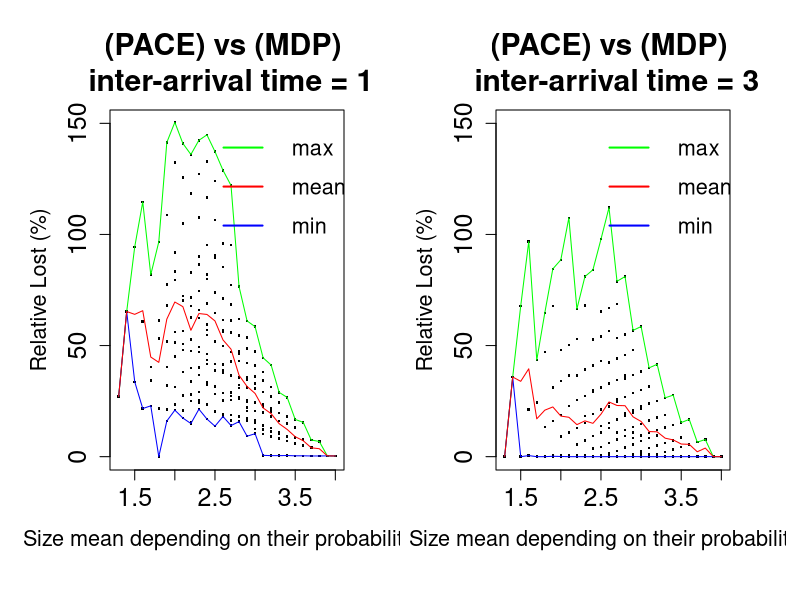
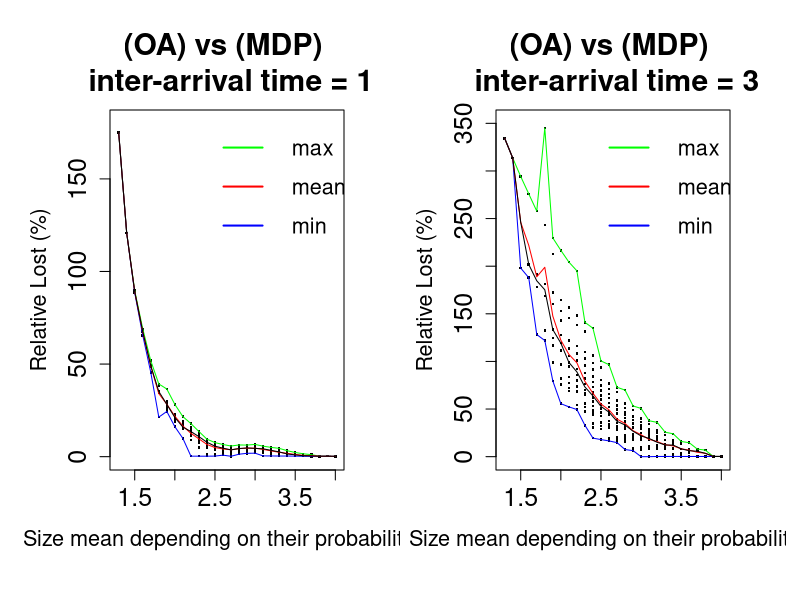

The R script that drew these images, in order:
####################  CAS taille des probas en 1/10, midmodeLorch
#DONE CAS taille des probas en 1/10, \tau(1)=1 , midMode
par(mfrow=c(1,2))
par(mar=c(5,4,4,2)+0.8,oma=rep(0.7,4))

MoyenneTaille<-c(4,3.9,3.8,3.7,3.6,3.5,3.4,3.3,3.2,3.1,3.8,3.7,3.6,3.5,3.4,3.3,3.2,3.1,3,3.6,3.5,3.4,3.3,3.2,3.1,3,2.9,3.4,3.3,3.2,3.1,3,2.9,2.8,2.7,3.2,3.1,3,2.9,2.8,2.7,3,2.9,2.8,2.7,2.6,2.5,2.8,2.7,2.6,2.5,2.4,2.6,2.5,2.4,2.4,2.3,2.2,3.7,3.6,3.5,3.4,3.3,3.2,3.1,3,2.9,3.5,3.4,3.3,3.2,3.1,3,2.9,2.8,3.3,3.2,3.1,3,2.9,2.8,2.7,2.6,3.1,3,2.9,2.8,2.7,2.6,2.5,2.9,2.8,2.7,2.6,2.5,2.4,2.7,2.6,2.5,2.4,2.3,2.5,2.4,2.3,2.3,2.2,2.1,3.4,3.3,3.2,3.1,3,2.9,2.8,2.7,3.2,3.1,3,2.9,2.8,2.7,2.6,2.5,3,2.9,2.8,2.7,2.6,2.5,2.4,2.8,2.7,2.6,2.5,2.4,2.3,2.6,2.5,2.4,2.3,2.2,2.4,2.3,2.2,2.1,2.2,2.1,2,2,1.9,1.8,3.1,3,2.9,2.8,2.7,2.6,2.5,2.4,2.9,2.8,2.7,2.6,2.5,2.4,2.3,2.7,2.6,2.5,2.4,2.3,2.2,2.5,2.4,2.3,2.2,2.1,2.3,2.2,2.1,2.1,2,1.9,2.8,2.7,2.6,2.5,2.4,2.3,2.6,2.5,2.4,2.3,2.2,2.1,2.4,2.3,2.2,2.1,2,2.2,2.1,2,2,1.9,1.8,2.5,2.4,2.3,2.2,2.1,2,2.3,2.2,2.1,2,1.9,2.1,2,1.9,1.9,1.8,1.7,2.2,2.1,2,1.9,2,1.9,1.8,1.8,1.7,1.6,1.9,1.8,1.7,1.7,1.6,1.5,1.6,1.5,1.4,1.3)
#LorchvsMDP<-c(0.307982,0.358581,0.320325,0.309954,0.394143,0.383246,0.512147,0.466444,0.466405,0.59797,6.84385,7.50067,7.83155,8.58124,9.36479,10.1264,11.2143,12.2339,12.506,15.4432,16.7437,18.1395,19.595,21.6867,23.4375,24.2788,22.1167,26.6563,28.9242,31.3078,34.1661,36.1531,35.6202,32.2254,122.046,41.2118,44.4921,47.2348,48.6323,47.6129,95.2165,58.4758,61.0812,61.9881,61.278,85.4311,106.472,76.5435,77.2588,56.4038,73.9718,95.1586,96.0136,41.6252,59.3995,23.2107,40.1471,15.3292,4.15504,4.97504,6.00706,7.04232,8.07987,9.1757,10.2748,10.3331,9.20968,13.215,14.832,16.0549,18.1574,19.806,20.6586,20.5089,18.2607,24.3223,27.0095,29.1209,30.6733,31.1248,30.804,28.9131,128.874,38.1345,40.9929,42.2471,43.0344,42.7298,41.4451,123.962,53.6493,54.6077,55.7801,57.0428,90.536,116.538,68.4231,71.1467,73.6196,79.9175,107.678,89.3068,43.6091,65.9957,24.3554,47.4964,20.6905,9.17194,11.116,12.8696,14.2614,15.2212,16.2093,15.7503,14.0031,20.2545,22.488,24.1674,24.8379,25.9036,25.404,25.1277,137.305,32.8663,34.6479,35.6239,36.5533,37.6727,38.7052,132.718,46.3866,47.1959,49.8589,51.6309,54.7463,127.279,61.4499,64.5662,68.8158,86.419,118.499,81.9027,90.0192,71.5385,104.752,27.9141,50.6621,83.3372,20.929,51.926,-0.0210914,14.0169,16.2202,17.158,18.0447,18.8116,19.1185,20.2849,144.817,25.2268,26.7265,27.3753,28.5904,31.6104,33.3763,142.378,36.6415,38.7087,41.6486,46.1195,49.3145,135.991,51.8979,56.9902,62.4662,67.756,125.582,74.562,82.7705,72.3328,104.822,51.2715,21.1753,15.8873,16.2389,18.0806,20.4014,23.6069,25.4788,25.4863,28.3086,32.4514,36.8041,39.8133,140.947,41.6508,47.01,52.8067,56.441,132.445,62.568,70.2804,79.4648,91.7723,108.83,21.7843,13.7112,16.9368,21.37,25.094,27.6045,150.46,29.2062,33.7391,38.1763,45.0421,141.415,47.9375,56.108,68.0874,77.4773,96.6523,22.8669,14.9159,17.3815,23.4027,31.943,31.2877,40.2387,53.2582,61.2009,81.8704,114.616,16.0355,21.7103,34.2382,40.3784,60.8113,94.3998,21.654,33.6861,65.3136,27.0745)
LorchvsMDP<-c(0.307982,0.358581,0.320325,0.309954,0.394143,0.383246,0.512147,0.466444,0.466405,0.59797,6.84385,7.50067,7.83155,8.58124,9.36479,10.1264,11.2143,12.2339,12.506,15.4432,16.7437,18.1395,19.595,21.6867,23.4375,24.2788,22.1167,26.6563,28.9242,31.3078,34.1661,36.1531,35.6202,32.2254,122.046,41.2118,44.4921,47.2348,48.6323,47.6129,95.2165,58.4758,61.0812,61.9881,61.278,85.4311,106.472,76.5435,77.2588,56.4038,73.9718,95.1586,96.0136,41.6252,59.3995,23.2107,40.1471,15.3292,4.15504,4.97504,6.00706,7.04232,8.07987,9.1757,10.2748,10.3331,9.20968,13.215,14.832,16.0549,18.1574,19.806,20.6586,20.5089,18.2607,24.3223,27.0095,29.1209,30.6733,31.1248,30.804,28.9131,128.874,38.1345,40.9929,42.2471,43.0344,42.7298,41.4451,123.962,53.6493,54.6077,55.7801,57.0428,90.536,116.538,68.4231,71.1467,73.6196,79.9175,107.678,89.3068,43.6091,65.9957,24.3554,47.4964,20.6905,9.17194,11.116,12.8696,14.2614,15.2212,16.2093,15.7503,14.0031,20.2545,22.488,24.1674,24.8379,25.9036,25.404,25.1277,137.305,32.8663,34.6479,35.6239,36.5533,37.6727,38.7052,132.718,46.3866,47.1959,49.8589,51.6309,54.7463,127.279,61.4499,64.5662,68.8158,86.419,118.499,81.9027,90.0192,71.5385,104.752,27.9141,50.6621,83.3372,20.929,51.926,0,14.0169,16.2202,17.158,18.0447,18.8116,19.1185,20.2849,144.817,25.2268,26.7265,27.3753,28.5904,31.6104,33.3763,142.378,36.6415,38.7087,41.6486,46.1195,49.3145,135.991,51.8979,56.9902,62.4662,67.756,125.582,74.562,82.7705,72.3328,104.822,51.2715,21.1753,15.8873,16.2389,18.0806,20.4014,23.6069,25.4788,25.4863,28.3086,32.4514,36.8041,39.8133,140.947,41.6508,47.01,52.8067,56.441,132.445,62.568,70.2804,79.4648,91.7723,108.83,21.7843,13.7112,16.9368,21.37,25.094,27.6045,150.46,29.2062,33.7391,38.1763,45.0421,141.415,47.9375,56.108,68.0874,77.4773,96.6523,22.8669,14.9159,17.3815,23.4027,31.943,31.2877,40.2387,53.2582,61.2009,81.8704,114.616,16.0355,21.7103,34.2382,40.3784,60.8113,94.3998,21.654,33.6861,65.3136,27.0745)
#plot(OAvsMDP~MoyenneTaille,pch=19,cex.lab =tailleLegend, cex.axis=1.5, cex =2.5,lwd = 4, ylab="Relative Gain (%)", xlab="Size mean depending on their probabilities")
# CALCUL DU MAX ET DU MIN
#iterVal<-seq(min(MoyenneTaille),max(MoyenneTaille),by=0.1);
borne<-(max(MoyenneTaille)-min(MoyenneTaille))*10
iterVal<-NULL
for (i in 0:borne) {
  iterVal<-c(iterVal,(13+i)/10)
}
ValueMin<-NULL;ValueMax<-NULL;ValueMean<-NULL;ValueMedian<-NULL;
for (i in iterVal) {
  print(i)
  print(which(MoyenneTaille==i))
  ValueMin<-c(ValueMin,min(LorchvsMDP[which(MoyenneTaille==i)]));
  ValueMax<-c(ValueMax,max(LorchvsMDP[which(MoyenneTaille==i)]));
  ValueMean<-c(ValueMean,mean(LorchvsMDP[which(MoyenneTaille==i)]));
  ValueMedian<-c(ValueMedian,median(LorchvsMDP[which(MoyenneTaille==i)]));
}

OAvsMDP<-c(0,0.00342329,0.0178799,0.00344735,0.0102902,-0,0.0191104,-0,0.014667,0.0116066,7.72233,6.52951,5.40449,4.42456,3.27797,2.16733,1.04165,0.863686,0.881668,16.7756,15.3454,14.3199,13.1119,12.0169,10.6897,9.6013,8.46526,27.699,26.4849,24.9928,23.8344,22.5845,21.0872,19.7432,-0,41.5727,39.9807,38.3921,36.6672,35.2315,-0,58.5617,56.8424,54.927,53.4939,0.0694544,0.451792,81.0422,78.9312,-0,0.246435,0.0359789,112.066,0.040858,-0,0.227933,-0,0.782864,0.0673736,-0,0.127185,0.193884,0.0584304,-0,-0,0.0622597,0.140375,8.53772,7.28449,6.03943,4.92319,3.87042,2.41398,1.15881,-0,18.7067,17.6446,16.2083,14.6552,13.3942,11.9178,10.8551,0.316998,31.5944,29.9681,28.5699,26.9004,25.6146,24.1244,0.323372,47.9068,45.8596,44.2687,42.4569,0.369922,-0,68.6134,66.9518,65.2789,0.349783,-0,97.84,-0,-0,0.0628716,-0,0.208401,-0,0.0308217,0.0813016,0.206338,-0,0.031272,-0,0.0475849,9.50757,8.32023,7.16031,5.4468,4.23221,2.6595,1.44765,0.137386,21.5157,19.8881,18.413,16.682,15.1565,13.7772,-0,36.468,34.409,32.8576,31.1172,29.3488,0.215094,56.445,54.1601,52.7831,0.0467817,0.428141,84.106,81.0377,0.317424,0.719951,-0,0.193851,0.66546,0.0838295,0.16595,0.0137696,0.0153621,0.143562,0.227807,0.0479989,0.170806,0.0422403,0.263643,-0,10.9483,9.24664,7.75463,6.25118,4.41095,3.60249,0.489705,24.8845,22.66,21.3362,19.1643,18.3079,-0,43.1358,40.9644,39.1135,36.4309,0.10153,68.1044,66.4324,-0,107.478,0.301298,0.301114,-0,0.100963,0.155188,0.297476,0.140212,0.390621,12.8408,10.9427,9.37187,7.18277,5.47005,0.319404,29.76,27.3303,25.4123,22.9097,0.271362,52.9376,50.2574,47.9305,88.6079,84.4955,0.306869,-0,0.171109,0.259162,0.442257,0.169326,0.526249,15.2533,12.8867,10.9806,9.15116,0.497027,36.5054,33.9924,31.231,67.8361,64.6941,0.209601,0.305439,0.573593,0.624248,0.39354,18.7583,16.0869,13.308,47.1927,43.4655,96.8346,0.442065,-0,-0,24.4341,21.287,67.8085,0.485661,-0,35.8337,0.123415)
ValueMinOA<-NULL;ValueMaxOA<-NULL;ValueMeanOA<-NULL;ValueMedianOA<-NULL;
for (i in iterVal) {
  print(i)
  print(which(MoyenneTaille==i))
  ValueMinOA<-c(ValueMinOA,min(OAvsMDP[which(MoyenneTaille==i)]));
  ValueMaxOA<-c(ValueMaxOA,max(OAvsMDP[which(MoyenneTaille==i)]));
  ValueMeanOA<-c(ValueMeanOA,mean(OAvsMDP[which(MoyenneTaille==i)]));
  ValueMedianOA<-c(ValueMedianOA,median(OAvsMDP[which(MoyenneTaille==i)]));
}

tailleLegend<-1.3;

plot(LorchvsMDP~MoyenneTaille,pch=".",ylim=c(0,150),main="(PACE) vs (MDP) \n inter-arrival time = 1",cex.main=tailleLegend+0.5,cex.lab =tailleLegend, col="black", cex.axis=1.5, cex =2.5,lwd = 1, ylab="Relative Lost (%)", xlab="Size mean depending on their probabilities")
lines(iterVal,ValueMax,col='green')
lines(iterVal,ValueMin,col='blue')
lines(iterVal,ValueMean,col='red')
#lines(iterVal,ValueMedian,col='black')
cols<-c("green","red","blue");
legend("topright", c("max","mean","min"),col=cols[1:6],bty="n",cex=tailleLegend,x.intersp = 1.5, y.intersp = 1.5,text.width=0.5,inset=c(0.01,0.01*1.41), pt.lwd=4, lty=1,lwd=2)

plot(OAvsMDP~MoyenneTaille,ylim=c(0,150),pch=".",main="(PACE) vs (MDP) \n inter-arrival time = 3",cex.main=tailleLegend+0.5,cex.lab =tailleLegend, col="black", cex.axis=1.5, cex =2.5,lwd = 1, ylab="Relative Lost (%)", xlab="Size mean depending on their probabilities")
lines(iterVal,ValueMaxOA,col='green')
lines(iterVal,ValueMinOA,col='blue')
lines(iterVal,ValueMeanOA,col='red')
#lines(iterVal,ValueMedianOA,col='black')

#cols<-c("black","red");
#legend("topright", c("Lorch vs MDP","OA vs MDP"),pch=c(4,19),col=cols[1:6],bty="o",cex=tailleLegend,x.intersp = 1.5, y.intersp = 1.5,text.width=0.7,inset=c(0.05,0.05*1.41), pt.lwd=4)

cols<-c("green","red","blue");
legend("topright", c("max","mean","min"),col=cols[1:6],bty="n",cex=tailleLegend,x.intersp = 1.5, y.intersp = 1.5,text.width=0.5,inset=c(0.01,0.01*1.41), pt.lwd=4, lty=1,lwd=2)

##############

####################  CAS taille des probas en 1/10, midmodeLorch
#DONE CAS taille des probas en 1/10, \tau(3)=1 , midMode
par(mfrow=c(1,2))
par(mar=c(5,4,4,2)+0.8,oma=rep(0.7,4))

MoyenneTaille<-c(4,3.9,3.8,3.7,3.6,3.5,3.4,3.3,3.2,3.1,3.8,3.7,3.6,3.5,3.4,3.3,3.2,3.1,3,3.6,3.5,3.4,3.3,3.2,3.1,3,2.9,3.4,3.3,3.2,3.1,3,2.9,2.8,2.7,3.2,3.1,3,2.9,2.8,2.7,3,2.9,2.8,2.7,2.6,2.5,2.8,2.7,2.6,2.5,2.4,2.6,2.5,2.4,2.4,2.3,2.2,3.7,3.6,3.5,3.4,3.3,3.2,3.1,3,2.9,3.5,3.4,3.3,3.2,3.1,3,2.9,2.8,3.3,3.2,3.1,3,2.9,2.8,2.7,2.6,3.1,3,2.9,2.8,2.7,2.6,2.5,2.9,2.8,2.7,2.6,2.5,2.4,2.7,2.6,2.5,2.4,2.3,2.5,2.4,2.3,2.3,2.2,2.1,3.4,3.3,3.2,3.1,3,2.9,2.8,2.7,3.2,3.1,3,2.9,2.8,2.7,2.6,2.5,3,2.9,2.8,2.7,2.6,2.5,2.4,2.8,2.7,2.6,2.5,2.4,2.3,2.6,2.5,2.4,2.3,2.2,2.4,2.3,2.2,2.1,2.2,2.1,2,2,1.9,1.8,3.1,3,2.9,2.8,2.7,2.6,2.5,2.4,2.9,2.8,2.7,2.6,2.5,2.4,2.3,2.7,2.6,2.5,2.4,2.3,2.2,2.5,2.4,2.3,2.2,2.1,2.3,2.2,2.1,2.1,2,1.9,2.8,2.7,2.6,2.5,2.4,2.3,2.6,2.5,2.4,2.3,2.2,2.1,2.4,2.3,2.2,2.1,2,2.2,2.1,2,2,1.9,1.8,2.5,2.4,2.3,2.2,2.1,2,2.3,2.2,2.1,2,1.9,2.1,2,1.9,1.9,1.8,1.7,2.2,2.1,2,1.9,2,1.9,1.8,1.8,1.7,1.6,1.9,1.8,1.7,1.7,1.6,1.5,1.6,1.5,1.4,1.3)
#LorchvsMDP<-c(0,0.00342329,0.0178799,0.00344735,0.0102902,-0.00709918,0.0191104,-0.0149447,0.014667,0.0116066,7.72233,6.52951,5.40449,4.42456,3.27797,2.16733,1.04165,0.863686,0.881668,16.7756,15.3454,14.3199,13.1119,12.0169,10.6897,9.6013,8.46526,27.699,26.4849,24.9928,23.8344,22.5845,21.0872,19.7432,-0.000149904,41.5727,39.9807,38.3921,36.6672,35.2315,-0.108937,58.5617,56.8424,54.927,53.4939,0.0694544,0.451792,81.0422,78.9312,-0.235007,0.246435,0.0359789,112.066,0.040858,-0.184509,0.227933,-0.0269287,0.782864,0.0673736,-0.170661,0.127185,0.193884,0.0584304,-0.0190079,-0.0424269,0.0622597,0.140375,8.53772,7.28449,6.03943,4.92319,3.87042,2.41398,1.15881,-0.0160138,18.7067,17.6446,16.2083,14.6552,13.3942,11.9178,10.8551,0.316998,31.5944,29.9681,28.5699,26.9004,25.6146,24.1244,0.323372,47.9068,45.8596,44.2687,42.4569,0.369922,-0.146668,68.6134,66.9518,65.2789,0.349783,-0.0552248,97.84,-0.119955,-0.122228,0.0628716,-0.0210748,0.208401,-0.0094412,0.0308217,0.0813016,0.206338,-0.0818923,0.031272,-0.213664,0.0475849,9.50757,8.32023,7.16031,5.4468,4.23221,2.6595,1.44765,0.137386,21.5157,19.8881,18.413,16.682,15.1565,13.7772,-0.169449,36.468,34.409,32.8576,31.1172,29.3488,0.215094,56.445,54.1601,52.7831,0.0467817,0.428141,84.106,81.0377,0.317424,0.719951,-0.104529,0.193851,0.66546,0.0838295,0.16595,0.0137696,0.0153621,0.143562,0.227807,0.0479989,0.170806,0.0422403,0.263643,-0.111222,10.9483,9.24664,7.75463,6.25118,4.41095,3.60249,0.489705,24.8845,22.66,21.3362,19.1643,18.3079,-0.0495162,43.1358,40.9644,39.1135,36.4309,0.10153,68.1044,66.4324,-0.030174,107.478,0.301298,0.301114,-0.0789342,0.100963,0.155188,0.297476,0.140212,0.390621,12.8408,10.9427,9.37187,7.18277,5.47005,0.319404,29.76,27.3303,25.4123,22.9097,0.271362,52.9376,50.2574,47.9305,88.6079,84.4955,0.306869,-0.101167,0.171109,0.259162,0.442257,0.169326,0.526249,15.2533,12.8867,10.9806,9.15116,0.497027,36.5054,33.9924,31.231,67.8361,64.6941,0.209601,0.305439,0.573593,0.624248,0.39354,18.7583,16.0869,13.308,47.1927,43.4655,96.8346,0.442065,-0.71191,-0.20966,24.4341,21.287,67.8085,0.485661,-0.3551,35.8337,0.123415)
LorchvsMDP<-c(0.172847,0.235969,0.207023,0.178248,0.235295,0.281121,0.348709,0.350015,0.385744,0.420728,0.274378,0.41142,0.317662,0.489033,0.643023,0.82651,1.19026,1.92233,1.87578,0.674372,0.967086,1.21831,1.69833,2.46281,2.94003,3.22531,1.81562,1.45967,2.02823,2.64439,3.60587,4.34191,3.54165,1.32599,0.217265,3.05321,3.84042,4.46342,4.3733,3.06779,1.06208,4.09955,4.41073,3.83382,2.70625,0.815903,0.312122,4.27445,3.22601,2.085,0.719134,0.257527,2.76205,1.55766,0.455801,1.24396,0.260951,0.279809,1.09466,1.55178,2.06589,2.77779,3.21228,3.76708,4.07476,3.58778,2.38131,2.25761,2.82854,3.15057,3.84337,4.50905,4.45137,3.70536,2.05955,3.12696,4.32034,4.88877,4.67362,4.4028,3.39434,2.4631,3.15294,4.4158,5.36895,5.07876,4.24891,3.46536,3.03677,4.62529,5.02441,4.44869,3.75723,3.95485,3.98649,6.20367,3.56377,3.71248,4.33,5.43794,8.40972,3.91562,4.8172,7.25047,4.9705,9.03422,9.86898,3.2185,4.48506,5.01363,5.42053,5.80199,5.63313,4.38411,2.93463,4.76891,5.67008,5.94014,5.33428,5.25046,4.08051,4.3881,6.47071,5.4045,5.73442,5.42238,4.83558,4.80972,6.04796,8.98372,5.14563,4.9378,5.0193,5.73503,8.3861,12.2174,4.80891,5.55101,7.55242,10.9785,15.7931,5.5611,9.43865,13.6077,18.9339,11.1911,15.1999,22.189,16.2034,24.8668,21.3623,5.44111,6.61884,6.18744,6.28885,5.74424,5.53467,6.37499,9.26921,6.26353,5.91299,5.70489,5.69473,7.03991,9.03162,13.5881,5.21595,5.50007,6.39976,9.1617,11.832,17.8503,5.57291,8.02304,11.092,14.8008,21.6243,9.6106,13.5153,17.5939,15.0804,21.1817,24.4074,6.31393,5.7143,6.56766,7.5879,9.43988,10.8906,5.12021,6.49759,8.88934,11.5577,14.0317,21.4691,7.37328,10.7331,14.3036,17.3393,28.2304,11.8721,16.3426,22.7599,19.5126,29.4662,35.0749,5.73734,8.5648,11.2144,14.167,15.9351,27.8663,9.7953,13.2129,15.9683,21.9821,36.5277,14.8588,20.9,29.8681,25.9352,39.2651,48.7732,12.6706,15.0338,20.7417,28.5728,18.8491,26.9801,38.5264,34.7752,51.8081,65.5166,28.2431,35.3296,49.4539,45.5671,67.5223,89.6425,69.0592,88.5498,120.784,175.127)
OAvsMDP<-c(0.21078,0.207269,0.221736,0.215896,0.226624,0.223594,0.242638,0.222063,0.241122,0.231754,6.8523,5.68986,4.57858,3.56928,2.41402,1.32396,0.202107,-0.00270179,-0.0041963,14.6264,13.238,12.1474,11.0004,9.89559,8.55273,7.50716,6.33166,24.0082,22.833,21.2867,20.1816,18.889,17.3928,16.0677,14.7109,35.9881,34.3821,32.8374,31.1191,29.6973,28.2828,50.596,48.8507,46.9543,45.5362,43.7764,42.507,69.8871,67.8198,65.6682,64.0993,62.0037,96.5631,93.8814,91.6619,134.853,131.308,195.138,7.98306,7.89199,8.22758,8.36188,8.3637,8.40755,8.4743,8.57967,8.77305,15.9504,14.6923,13.5072,12.3533,11.3654,9.91956,8.68344,7.48489,25.6985,24.6437,23.1744,21.7389,20.3389,18.9051,17.7624,16.5463,37.7223,36.295,34.7457,33.2598,31.8711,30.4102,29.0294,53.2849,51.3421,49.7092,47.9042,46.0868,44.4496,72.8734,71.2326,69.6408,67.5601,65.0157,100.522,98.3668,95.7616,141.029,138.327,204.335,17.3452,17.5463,17.8612,18.1302,18.2148,18.5236,18.5831,19.1262,27.4505,26.1746,24.9071,23.414,22.1538,20.5163,19.3029,17.943,39.9688,38.3599,36.8945,35.3049,33.7591,32.273,30.6383,56.0015,53.6857,52.1945,50.6143,48.7197,47.2531,76.94,74.7812,73.2004,70.2174,68.8944,106.276,102.895,100.871,99.0043,148.019,145.632,142.844,216.627,212.862,345.14,29.1809,29.6665,29.9357,30.4015,31.0026,31.2163,31.9686,19.4682,42.0984,40.3469,38.8933,37.285,35.6293,34.662,32.9395,58.7467,56.1888,54.9227,53.0973,52.0416,49.4872,80.2741,78.2833,76.1171,73.8702,72.1022,109.837,108.416,105.678,156.802,152.836,229.627,44.1172,44.8887,45.5182,46.7482,47.1308,48.1188,61.533,59.7839,57.997,55.8409,54.1428,52.2873,84.3462,81.9658,80.1627,77.5043,75.6194,116.293,113.55,111.296,164.57,160.162,243.387,63.9447,65.6106,66.8689,68.1214,69.1258,55.6397,88.064,85.8727,83.9088,82.149,79.494,121.993,119.192,116.611,172.56,168.95,257.838,92.1022,94.6001,96.5876,98.6701,127.662,124.76,121.964,181.503,178.053,275.948,133.39,132.239,128.193,191.256,187.899,294.148,201.826,198.01,313.645,334.29)
borne<-(max(MoyenneTaille)-min(MoyenneTaille))*10
iterVal<-NULL
for (i in 0:borne) {
  iterVal<-c(iterVal,(13+i)/10)
}
ValueMin<-NULL;ValueMax<-NULL;ValueMean<-NULL;ValueMedian<-NULL;
for (i in iterVal) {
  print(i)
  print(which(MoyenneTaille==i))
  ValueMin<-c(ValueMin,min(LorchvsMDP[which(MoyenneTaille==i)]));
  ValueMax<-c(ValueMax,max(LorchvsMDP[which(MoyenneTaille==i)]));
  ValueMean<-c(ValueMean,mean(LorchvsMDP[which(MoyenneTaille==i)]));
  ValueMedian<-c(ValueMedian,median(LorchvsMDP[which(MoyenneTaille==i)]));
}

borne<-(max(MoyenneTaille)-min(MoyenneTaille))*10
iterVal<-NULL
for (i in 0:borne) {
  iterVal<-c(iterVal,(13+i)/10)
}
ValueMinOA<-NULL;ValueMaxOA<-NULL;ValueMeanOA<-NULL;ValueMedianOA<-NULL;
for (i in iterVal) {
  print(i)
  print(which(MoyenneTaille==i))
  ValueMinOA<-c(ValueMinOA,min(OAvsMDP[which(MoyenneTaille==i)]));
  ValueMaxOA<-c(ValueMaxOA,max(OAvsMDP[which(MoyenneTaille==i)]));
  ValueMeanOA<-c(ValueMeanOA,mean(OAvsMDP[which(MoyenneTaille==i)]));
  ValueMedianOA<-c(ValueMedianOA,median(OAvsMDP[which(MoyenneTaille==i)]));
}


plot(LorchvsMDP~MoyenneTaille, ylim=c(0,180),col="black",main="(OA) vs (MDP) \n inter-arrival time = 1",cex.main=tailleLegend+0.5,pch=".", cex.lab =tailleLegend, cex.axis=1.5, cex =2.5,lwd = 1, ylab="Relative Lost (%)", xlab="Size mean depending on their probabilities")
cols<-c("green","red","blue");
legend("topright", c("max","mean","min"),col=cols[1:6],bty="n",cex=tailleLegend,x.intersp = 1.5, y.intersp = 1.5,text.width=0.5,inset=c(0.01,0.01*1.41), pt.lwd=4, lty=1,lwd=2)

#cols<-c("black");
#legend("topright", c("Lorch vs MDP"),pch=c(4,4),col=cols[1:6],bty="o",cex=tailleLegend,x.intersp = 1.5, y.intersp = 1.5,text.width=1,inset=c(0.02,0.02*0.70), pt.lwd=4)
lines(iterVal,ValueMax,col='green')
lines(iterVal,ValueMin,col='blue')
lines(iterVal,ValueMean,col='red')
lines(iterVal,ValueMedian,col='black')

tailleLegend<-1.3;
plot(OAvsMDP~MoyenneTaille,ylim=c(0,350),pch=".",main="(OA) vs (MDP) \n inter-arrival time = 3",cex.main=tailleLegend+0.5,cex.lab =tailleLegend, col="black", cex.axis=1.5, cex =2.5,lwd = 1, ylab="Relative Lost (%)", xlab="Size mean depending on their probabilities")
#cols<-c("black");
#legend("topright", c("OA vs MDP"),pch=c(4,4),col=cols[1:6],bty="o",cex=tailleLegend,x.intersp = 1.5, y.intersp = 1.5,text.width=0.8,inset=c(0.02,0.02*0.70), pt.lwd=4)
lines(iterVal,ValueMaxOA,col='green')
lines(iterVal,ValueMinOA,col='blue')
lines(iterVal,ValueMeanOA,col='red')
lines(iterVal,ValueMedianOA,col='black')


cols<-c("green","red","blue");
legend("topright", c("max","mean","min"),col=cols[1:6],bty="n",cex=tailleLegend,x.intersp = 1.5, y.intersp = 1.5,text.width=0.5,inset=c(0.01,0.01*1.41), pt.lwd=4, lty=1,lwd=2)


##############
